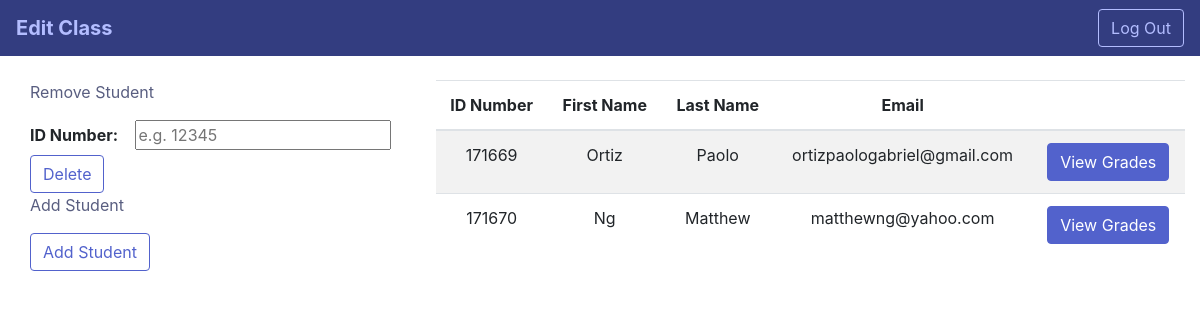
Screenshot of /edit_class.php with the database file from the repository.
### tables this page shows
CREATE TABLE `students` (
  `studentID` int(11) NOT NULL,
  `classID` int(11) NOT NULL,
  `firstName` varchar(255) NOT NULL,
  `lastName` varchar(255) NOT NULL,
  `email` varchar(255) NOT NULL
);

### edit_class.php (the view, shortened to what this page needs)
<?php
    include('config/db_connect.php');
    $sql = 'SELECT studentID, firstName, lastName, email FROM students';
    $result = mysqli_query($conn, $sql);
    $students = mysqli_fetch_all($result, MYSQLI_ASSOC);
 ?>
<!DOCTYPE html>
<head>
    <link rel="stylesheet" href="css\bootstrap.min.css">
</head>
<body>
    <nav class="navbar navbar-light" style="background-color:#333D80; color:#B3BDFF; font-face: 16px-apple-system">
        <a class="navbar-brand" href="#" style="color:#B3BDFF;">
            <strong>Edit Class</strong>
        </a>
        <form action=input1.html method=POST>
            <button class="btn btn-outline-secondary my-2 my-sm-0" style="border-color:#B3BDFF; color:#B3BDFF;" type="submit"> Log Out</button>
        </form>
    </nav>
    <br>
    <div class="container-fluid">
        <div class="row">
            <div class="col-sm-auto">
                <nav class="nav flex-sm-column">
                    <div class="container" style="text-align:left">
                        <p style="color:#595E80;">Remove Student</p>
                        <form action='remove_student.php' method=POST>
                            <label><b>ID Number:</b></label>
                            <input type="text" placeholder="e.g. 12345" name=id_to_delete required>
                            <br>
                            <input type="submit" name="delete" value="Delete" class="btn btn-outline-light my-2 my-sm-0" style="border-color:#5262CC; color:#5262CC;">
                        </form>
                    </div>
                    <div class="container" style="text-align:left">
                        <p style="color:#595E80;">Add Student</p>
                        <form action=add_student.php method=POST>
                            <button class="btn btn-outline-light my-2 my-sm-0" style="border-color:#5262CC; color:#5262CC;" type="submit">Add Student</button>
                        </form>
                    </div>
                </nav>
            </div>
            <div id="table" class="col-sm" style="align:left;">
                <table class="table table-striped" style="text-align:center">
                    <thead>
                        <tr>
                            <th scope="col">ID Number</th>
                            <th scope="col">First Name</th>
                            <th scope="col">Last Name</th>
                            <th scope="col">Email</th>
                            <th scope="col"> </th>
                        </tr>
                    </thead>
                    <tbody>
                        <?php foreach($students as $student): ?>
                            <tr>
                            <td><?php echo $student['studentID']; ?></td>
                            <td><?php echo $student['lastName']; ?></td>
                            <td><?php echo $student['firstName']; ?></td>
                            <td><?php echo $student['email']; ?></td>
                            <td>
                                <form action=view_grades.php method=POST>
                                    <button class="btn btn-primary  my-2 my-sm-0" style="border-color:#5262CC; color:white; background:#5262CC;" type="submit">View Grades</button></form>
                            </td>
                        </tr>
                        <?php endforeach; ?>
                    </tbody>
                </table>
            </div>
        </div>
    </div>
</body>

### edit_class.php (style rules this page uses)
label { width: 100px; }

### rows the page displays
students: studentID "171669", lastName "Ortiz", firstName "Paolo", email "ortizpaologabriel@gmail.com"
students: studentID "171670", lastName "Ng", firstName "Matthew", email "matthewng@yahoo.com"
